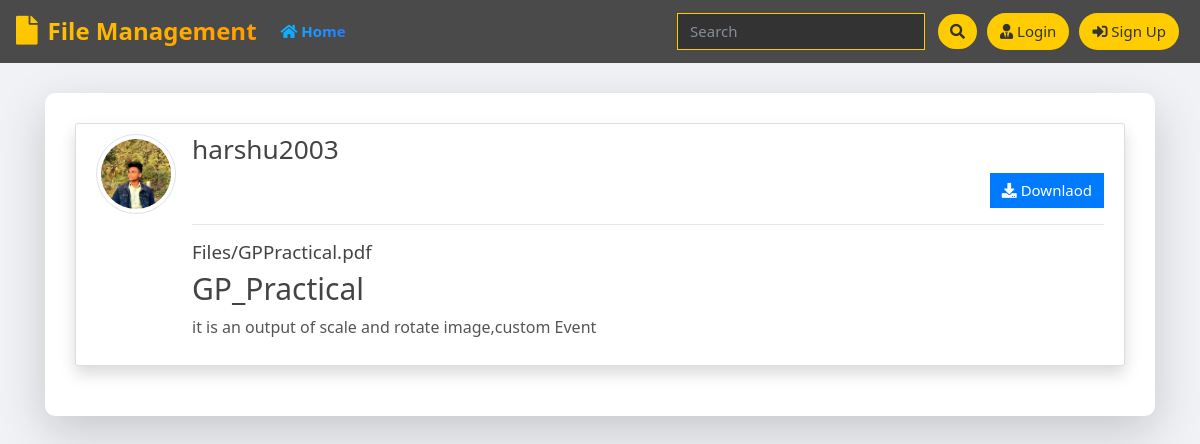
The app's page /post/4/ with its own data.
### blog/models.py (models this page shows, shortened)
class Post(models.Model):
	title = models.CharField(max_length=100)
	file = models.FileField(null=True,blank=True,upload_to='Files')
	content = models.TextField()
	date_posted = models.DateTimeField(default=timezone.now)
	author = models.ForeignKey(User, on_delete=models.CASCADE)
	def extension(self):
		name, extension = os.path.splitext(self.file.name)
		return extension

### users/models.py (models this page shows, shortened)
class Profile(models.Model):
    user = models.OneToOneField(User, on_delete=models.CASCADE)
    image = models.ImageField(default='default.jpg', upload_to='profile_pics')

### blog/views.py (the view)
# urls.py: path('post/<int:pk>/', PostDetailView.as_view(), name='post-detail'),
class PostDetailView(DetailView):
    model = Post
    template_name = 'blog/post_detail.html'

### blog/templates/blog/post_detail.html (shortened to what this page needs)
{% extends "blog/base.html" %}
{% block content %}
<div class="jumbotron mt-3 shadow-lg">
<article class="media content-section shadow ">
   <a href="{{ object.author.profile.image.url }} " target="_blank"> <img src="{{ object.author.profile.image.url }}  " alt="" class="article-img rounded-circle img-thumbnail img-fluid">
   </a>
    <div class="media-body">
      <div class="">
        <div class="d-flex justify-content-between">
        <a class="mr-2 mt-0 mb-0  text-dark" href="{% url 'user-posts' object.author.username  %}"><h3>{{ object.author }}</h3></a>
        </div>
        {% if object.author != user %}
          <div class="form-group mt-0 pt-0 d-flex justify-content-end">
            <a href="{{ object.file.url }}" download class="btn btn-primary flex-last" type="submit"><i class="fas fa-download"></i> Downlaod</a>
          </div>
        {% endif %}
        <hr>
      </div>
      <div>
        {% if object.file %}
          {% if object.extension == '.jpg' or object.extension == 'jpeg' or object.extension == 'png' %}
            <a href="{{ object.file.url }}"  download ><img src="{{ object.file.url }}" alt="" class="img-fluid "></a>
            <a href="{{ object.file.url }}"  download class="text-dark"><h5>{{ object.file }}</h5></a>
          {% else %}
            <a href="{{ object.file.url }}"  download class="text-dark"><h5>{{ object.file }}</h5></a>
          {% endif %}
        {% endif %}
      </div>
      <h2>{{ object.title }}</h2>
      <p class="article-content">{{ object.content }}</p>
    </div>
  </article>
{% endblock content %}

### blog/static/blog/main.css (style rules this page uses)
body { background: #fafafa; color: #333333; margin-top: 0; }
h1, h2, h3, h4, h5, h6 { color: #444444; }
.content-section { background: #ffffff; padding: 10px 20px; border: 1px solid #dddddd; border-radius: 3px; margin-bottom: 20px; }
.article-content { white-space: pre-line; }
.article-img { height: 65px; width: 65px; margin-right: 16px; }

### blog/templates/blog/base.html (style rules this page uses)
body { font-family: 'Arial', sans-serif; background-color: #f4f4f9; color: #333; }

### blog/templates/blog/post_detail.html (style rules this page uses)
body { background-color: #f0f2f5; font-family: 'Segoe UI', Tahoma, Geneva, Verdana, sans-serif; }
.jumbotron { background-color: #fff; padding: 30px; border-radius: 10px; box-shadow: 0 4px 12px rgba(0, 0, 0, 0.1); transition: all 0.3s ease-in-out; }
.article-img { width: 80px; height: 80px; object-fit: cover; }
.article-content { font-size: 1rem; color: #555; }
.btn-primary { background-color: #007bff; border: none; }

### records on screen
Post: author.profile.image (picture), author "harshu2003", file "Files/GPPractical.pdf", title "GP_Practical", content "it is an output of scale and rotate image,custom Event"
